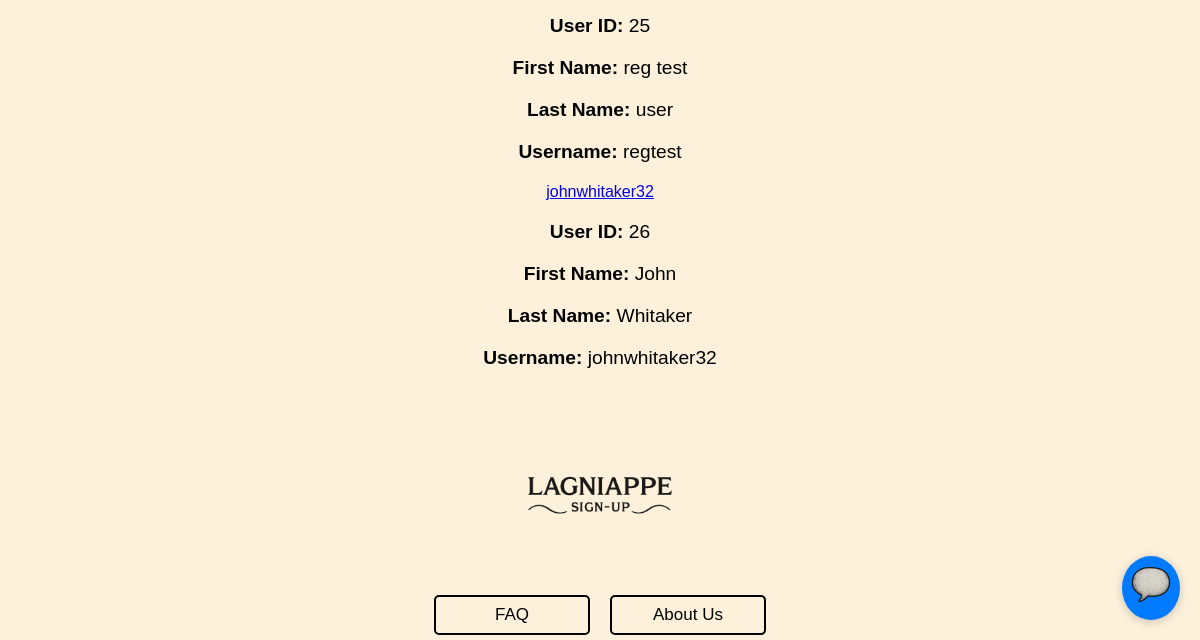
Page /userlist (lower part) on the earlier database version.
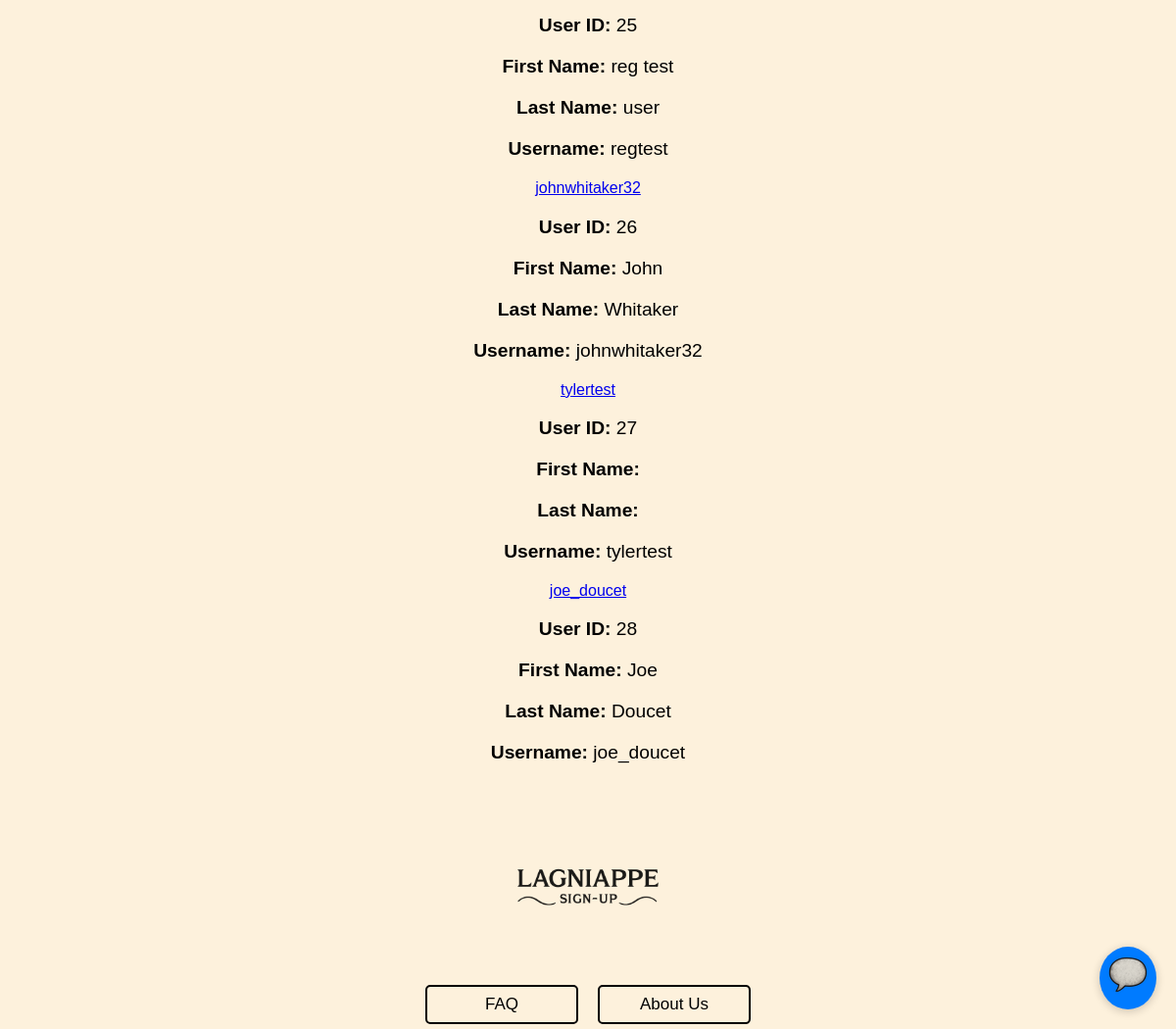
Same page on the later database version.
### events/models.py (models this page shows)
class Users(AbstractUser): # AbstractUser comes with a whole bunch of attributes
    UserID = models.AutoField(("userID"), primary_key=True) # autofield automatically increments an int as a new row is created
    groups = models.ManyToManyField(
        'auth.Group',
        related_name='event_users',  # Custom related_name for reverse accessor
        blank=True
    )
    user_permissions = models.ManyToManyField(
        'auth.Permission',
        related_name='event_user_permissions',  # Custom related_name for reverse accessor
        blank=True
    )

### lagniappe_signup/views.py (the view)
# urls.py: path('userlist', views.list_users.as_view(), name="user-list"),
class list_users(ListView):
    model = Users
    template_name = "user_list.html"
    context_object_name = "User"
    paginate = 20

### templates/user_list.html (shortened to what this page needs)
{% extends "base.html" %}
{% block content %}
  {% if User %}
    <ul style="list-style-type: none; padding-left: 0;">
      {% for us in User %}
        <li>
          <a href="{% url 'user-detail' us.UserID %}">{{ us.username }}</a>
          <p><strong>User ID:</strong> {{ us.UserID }}</p>
          <p><strong>First Name:</strong> {{ us.first_name }}</p>
          <p><strong>Last Name:</strong> {{ us.last_name }}</p>
          <p><strong>Username:</strong> {{ us.username }}</p>
        </li>
      {% endfor %}
    </ul>
  {% else %}
    <p>No users available.</p>
  {% endif %}
{% endblock %}

Differences in the rows shown:
added Users: username "tylertest", UserID "27"
added Users: username "joe_doucet", UserID "28", first_name "Joe", last_name "Doucet"
